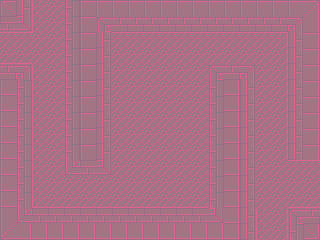

A 2D game scene composited from a Tiled map and its tileset images. What follows is a short description and the map's XML, with every tile layer's data as written:
An orthogonal 20x15 tile map with 16x16 px tiles, 1 tile layer (background), 3 tilesets and 8 objects.

<map version="1.0" orientation="orthogonal" renderorder="right-down" width="20" height="15" tilewidth="16" tileheight="16" nextobjectid="33">
 <tileset firstgid="1" name="tileset_1" tilewidth="16" tileheight="16" tilecount="49" columns="7">
  <image source="tileset_5.png" width="112" height="112" />
 </tileset>
 <tileset firstgid="50" name="player" tilewidth="32" tileheight="32" tilecount="1" columns="1">
  <image source="../../img/player_stand.png" width="32" height="36" />
 </tileset>
 <tileset firstgid="51" name="scarab" tilewidth="64" tileheight="32" tilecount="1" columns="1">
  <image source="../../img/scarab.png" width="64" height="32" />
 </tileset>
 <layer name="background" width="20" height="15">
  <data encoding="csv">
1,34,24,25,30,4,3,3,3,3,3,3,3,3,3,3,4,5,6,7,
39,41,24,25,23,4,9,10,10,10,10,10,10,10,10,10,11,12,13,14,
18,18,25,25,23,4,27,18,18,18,18,18,18,18,18,18,18,19,20,21,
32,32,25,25,23,4,27,25,25,25,25,25,25,25,25,25,25,26,20,21,
12,13,24,25,23,4,27,25,25,25,25,25,25,9,12,13,25,26,20,21,
15,16,24,25,23,4,27,25,25,25,25,25,25,23,46,27,25,26,20,21,
29,30,24,25,23,4,27,25,25,25,25,25,25,23,46,27,25,26,20,21,
29,30,24,25,23,4,27,25,25,25,25,25,25,23,46,27,25,26,20,21,
29,30,24,25,23,4,27,25,25,25,25,25,25,23,46,27,25,26,20,21,
29,30,24,25,23,4,27,25,25,25,25,25,25,23,46,27,25,26,20,21,
29,30,24,25,37,40,41,25,25,25,25,25,25,23,46,27,25,25,18,18,
29,30,24,25,25,25,25,25,25,25,25,25,25,23,46,27,25,25,25,25,
29,30,31,32,32,32,32,32,32,32,32,32,32,23,46,27,25,25,32,32,
36,37,38,39,38,39,40,40,40,40,40,40,40,41,46,27,24,26,9,10,
43,44,45,46,45,46,47,47,47,47,47,47,47,47,46,20,24,26,16,49
</data>
 </layer>
 <objectgroup name="enemies" />
 <objectgroup name="solids">
  <object id="22" x="0" y="0" width="32" height="32" />
  <object id="23" x="0" y="64" width="32" height="176" />
  <object id="24" x="32" y="208" width="224" height="32" />
  <object id="25" x="208" y="64" width="48" height="144" />
  <object id="26" x="64" y="32" width="48" height="144" />
  <object id="27" x="64" y="0" width="256" height="32" />
  <object id="28" x="288" y="32" width="32" height="128" />
  <object id="29" x="288" y="208" width="32" height="32" />
 </objectgroup>
 <objectgroup name="player" />
</map>
